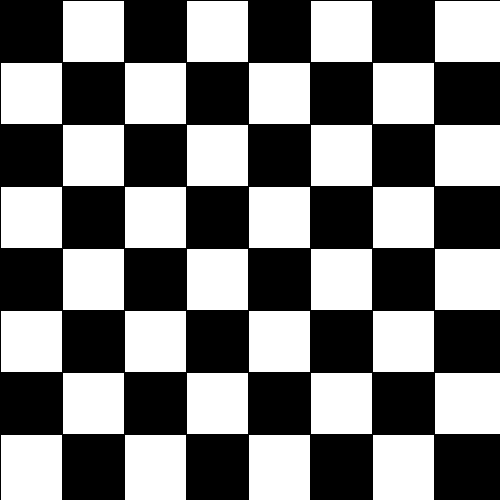
Frame 1 (no input)
Frame 2 (the mouse pressed at the canvas centre, redrawn once): identical to frame 1, image omitted

The Processing sketch that drew this single still picture (run headless with seeded random() and noise(); the mouse was pressed at the canvas centre and the sketch redrawn once):

// Processing sketch: ChessBoardGraphic
// ── ChessBoardGraphic.pde
final int WIDTH = 500;
final int HEIGHT = 500;
final int BLOCKX = WIDTH / 8;
final int BLOCKY = HEIGHT / 8;
 
void setup() {
  size(500, 500);
  noLoop(); 
}
 
void draw() {
  for (int i = 0; i < 8; i ++) {
    for (int j = 0; j < 8; j ++) {
      if ((i + j + 1) % 2 == 0) {
        fill(255, 255, 255); // white
      } else {
        fill(0, 0, 0); // black
      }
      rect(i * BLOCKX, j * BLOCKY, (i + 1) * BLOCKX, (j + 1) * BLOCKY);     
    } 
  }
}
